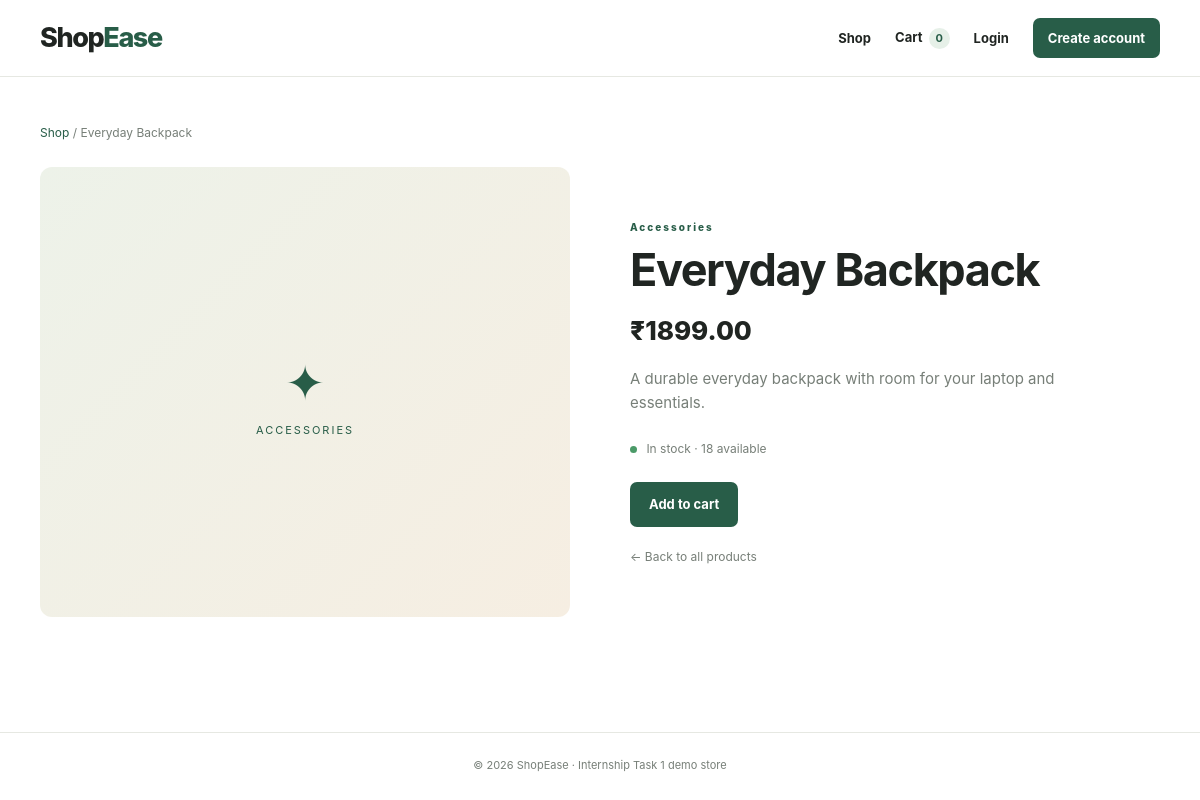
Screenshot of /product/2/ with the database file from the repository.
### store/models.py (models this page shows, shortened)
class Product(models.Model):
    name = models.CharField(max_length=120)
    description = models.TextField()
    price = models.DecimalField(max_digits=10, decimal_places=2)
    image_url = models.URLField(blank=True)
    category = models.CharField(max_length=60, default="General")
    stock = models.PositiveIntegerField(default=20)
    created_at = models.DateTimeField(auto_now_add=True)
    class Meta:
        ordering = ["name"]

### store/views.py (the view)
# urls.py: path("product/<int:product_id>/", views.product_detail, name="product_detail"),
def product_detail(request, product_id):
    product = get_object_or_404(Product, pk=product_id)
    _, _, cart_count = _cart_data(request)
    return render(request, "store/product_detail.html", {"product": product, "cart_count": cart_count})

### store/views.py (called while the page is built, shortened)
def _cart_data(request):
    cart = request.session.get("cart", {})
    items, total, count = [], Decimal("0.00"), 0
    return items, total, count

### templates/store/product_detail.html (shortened to what this page needs)
{% extends "base.html" %}
{% block content %}
<div class="breadcrumbs"><a href="{% url 'home' %}">Shop</a> / {{ product.name }}</div>
<section class="detail-layout">
  <div class="detail-image">{% if product.image_url %}<div class="image-fallback" style="display:none">✦<span>{{ product.category }}</span></div>{% else %}<div class="image-fallback">✦<span>{{ product.category }}</span></div>{% endif %}</div>
  <div class="detail-copy"><p class="eyebrow">{{ product.category }}</p><h1>{{ product.name }}</h1><div class="detail-price">₹{{ product.price }}</div><p>{{ product.description }}</p><p class="stock-line">{% if product.stock > 0 %}<span class="stock-dot"></span> In stock · {{ product.stock }} available{% else %}Currently out of stock{% endif %}</p>
  <form method="post" action="{% url 'add_to_cart' product.id %}"><button class="btn btn-primary" type="submit" >Add to cart</button></form><a class="back-link" href="{% url 'home' %}">← Back to all products</a></div>
</section>
{% endblock %}

### static/css/style.css (style rules this page uses)
:root { --ink:#202522;--muted:#777f78;--green:#285d48;--green-dark:#1d4535;--mint:#e6f0e8;--cream:#f7f5ef;--line:#e6e8e2;--white:#fff;--orange:#e2a76d;--shadow:0 12px 32px rgba(25,40,30,.07) }
* { box-sizing:border-box }
html { scroll-behavior:smooth }
body { margin:0;background:#fff;color:var(--ink);font-family:Inter,-apple-system,BlinkMacSystemFont,"Segoe UI",sans-serif;font-size:15px;line-height:1.6 }
a { color:inherit;text-decoration:none }
button,input,textarea { font:inherit }
button { cursor:pointer }
.eyebrow { font-size:10px;letter-spacing:2px;font-weight:800;color:var(--green);margin:0 0 10px }
.btn { display:inline-flex;align-items:center;justify-content:center;border:0;border-radius:7px;padding:12px 19px;font-weight:750;font-size:13px;transition:transform .15s,background .15s }
.btn-primary { background:var(--green);color:white }
.image-fallback { height:100%;min-height:190px;display:grid;place-content:center;text-align:center;background:linear-gradient(135deg,#edf2e9,#f6eee2);font-size:48px;color:var(--green) }
.image-fallback span { display:block;font-size:11px;text-transform:uppercase;letter-spacing:2px }
.breadcrumbs { font-size:12px;color:var(--muted);margin:18px 0 25px }
.breadcrumbs a { color:var(--green) }
.detail-layout { display:grid;grid-template-columns:1fr 1fr;gap:60px;align-items:center }
.detail-image { height:450px;border-radius:12px;overflow:hidden;background:var(--cream) }
.detail-copy h1 { font-size:clamp(32px,4vw,45px);line-height:1.12;letter-spacing:-1.4px;margin:5px 0 15px }
.detail-price { font-size:26px;font-weight:800;margin:12px 0 }
.detail-copy>p:not(.eyebrow) { color:var(--muted);max-width:460px }
.stock-line { font-size:12px;margin:24px 0 }
.stock-dot { display:inline-block;width:7px;height:7px;background:#4b9a68;border-radius:50%;margin-right:6px }
.back-link { display:block;margin-top:20px;font-size:12px;color:var(--muted) }

### rows the page displays
Product: name "Everyday Backpack", category "ACCESSORIES", category "Accessories", price "1899.00", description "A durable everyday backpack with room for your laptop and essentials.", stock "18"

### other values shown
{{ cart_count|default:0 }} "0"
